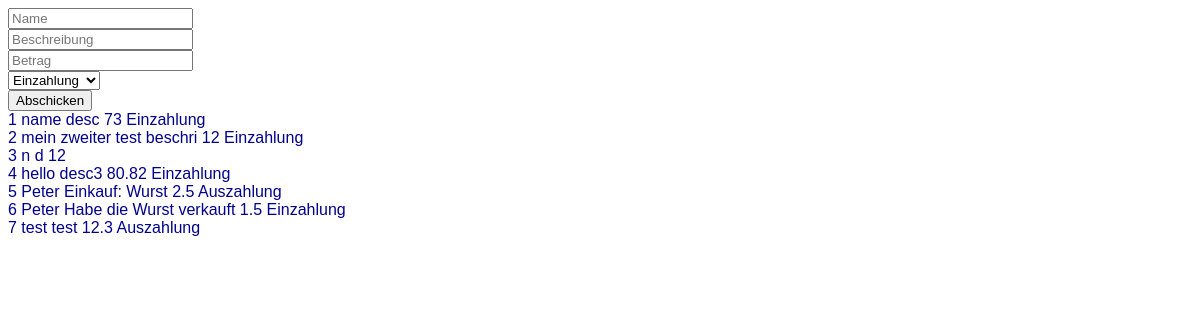
The app's page /test2/index.php with its own data.
### tables this page shows
CREATE TABLE IF NOT EXISTS `kasse` (
  `id` int(11) NOT NULL AUTO_INCREMENT,
  `name` text NOT NULL,
  `description` text NOT NULL,
  `sum` float NOT NULL,
  `type` int(11) NOT NULL,
  PRIMARY KEY (`id`)
);

### test2/index.php (the view, shortened to what this page needs)
<?php
function getMyType($para){
    if($para == 0){
        return "Einzahlung";
    }else if($para == 1){
        return "Auszahlung";
    }
};
?>
<!DOCTYPE html>
<html>
<link href="css/style.css" type="text/css" rel="stylesheet" />
<head>
</head>
<body>
<div id="wrapper">
    <form name="register" action="" method="POST">
        <input type="text" name="name" placeholder="Name"><br>
        <input type="text" name="description" placeholder="Beschreibung"><br>
        <input type="text" name="sum" placeholder="Betrag"><br>
        <select type="text" name="type">
            <option value="0">Einzahlung</option>
        </select>
        <br>
        <input type="submit" name="submit" value="Abschicken"> <br>
    </form>
    <?php
        $query = mysql_query("SELECT * FROM kasse");
        while($data = mysql_fetch_assoc($query)){
            echo $data['id'] . " " . $data['name'] . " " . $data['description'] . " " . $data['sum'] . " " . getMyType($data['type']) .  "<br>";
        }
    ?>
</div>
</body>
</html>

### test2/css/style.css (style rules this page uses)
html { color: darkblue; font-family: Arial; }
#wrapper { padding: 0; border: 0; margin: 0 auto; width: 100%; height: 100%; }

### records on screen
kasse: id "1", name "name", description "desc", sum "73", type "Einzahlung"
kasse: id "2", name "mein zweiter test", description "beschri", sum "12", type "Einzahlung"
kasse: id "3", name "n", description "d", sum "12"
kasse: id "4", name "hello", description "desc3", sum "80.82", type "Einzahlung"
kasse: id "5", name "Peter", description "Einkauf: Wurst", sum "2.5", type "Auszahlung"
kasse: id "6", name "Peter", description "Habe die Wurst verkauft", sum "1.5", type "Einzahlung"
kasse: id "7", name "test", description "test", sum "12.3", type "Auszahlung"
